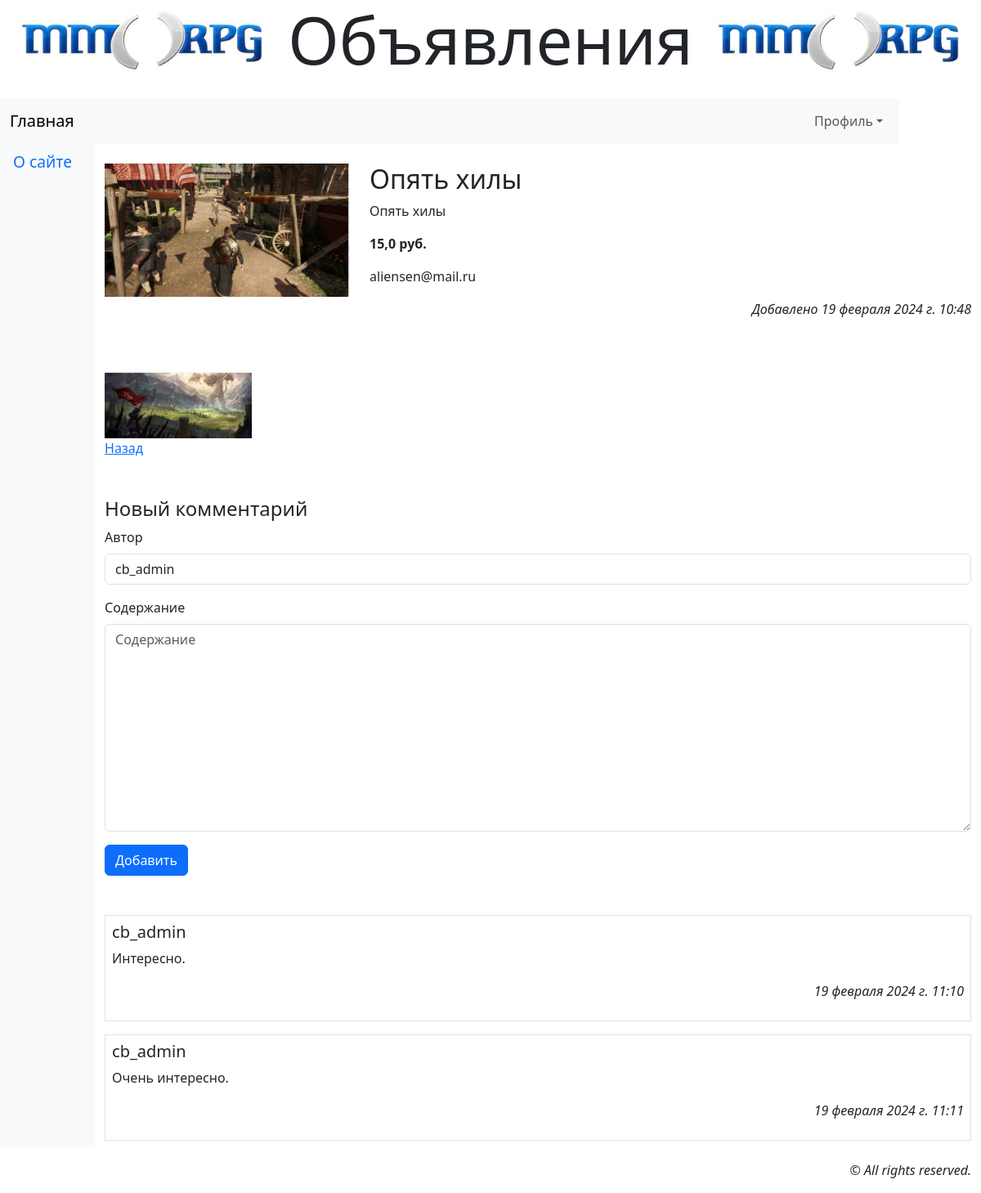
/3/2/ (signed in), run on the app's committed database.
### board/models.py (models this page shows, shortened)
class Advert(models.Model):
    category = models.ForeignKey('Category', null=True,
                                 on_delete=models.PROTECT,
                                 verbose_name='Категория')
    title = models.CharField(max_length=100, verbose_name='Заголовок')
    content = models.TextField(verbose_name='Описание')
    price = models.FloatField(default=0, verbose_name='Цена')
    contacts = models.TextField(verbose_name='Контакты')
    image = models.ImageField(blank=True, upload_to=get_timestamp_path,
                              verbose_name='Изображение')
    author = models.ForeignKey(AdvUser, default='', on_delete=models.CASCADE,
                               verbose_name='Автор объявления')
    is_active = models.BooleanField(default=True, db_index=True,
                                    verbose_name='Выводить в списке?')
    created_at = models.DateTimeField(auto_now_add=True, db_index=True,
                                      verbose_name='Опубликовано')
    class Meta:
        verbose_name_plural = 'Объявления'
        verbose_name = 'Объявление'
        ordering = ['-created_at']

class AdditionalImage(models.Model):
    ad = models.ForeignKey(Advert, on_delete=models.CASCADE,
                           verbose_name='Объявление')
    image = models.ImageField(upload_to=get_timestamp_path,
                              verbose_name='Изображение')
    class Meta:
        verbose_name_plural = 'Дополнительные иллюстрации'
        verbose_name = 'Дополнительная иллюстрация'

class Comment(models.Model):
    ad = models.ForeignKey(Advert, on_delete=models.CASCADE,
                           verbose_name='Объявление')
    author = models.CharField(max_length=30, verbose_name='Автор')
    content = models.TextField(verbose_name='Содержание')
    is_active = models.BooleanField(default=True, db_index=True,
                                    verbose_name='Выводить на экран?')
    created_at = models.DateTimeField(auto_now_add=True, db_index=True,
                                      verbose_name='Опубликован')
    class Meta:
        verbose_name_plural = 'Комментарии'
        verbose_name = 'Комментарий'
        ordering = ['created_at']

### board/views.py (the view, shortened to what this page needs)
# urls.py: path('<int:category_pk>/<int:pk>/', ad_detail, name='ad_detail'),
def ad_detail(request, category_pk, pk):
    ad = Advert.objects.get(pk=pk)
    initial = {'ad': ad.pk}
    if request.user.is_authenticated:
        initial['author'] = request.user.username
        form_class = UserCommentForm
    form = form_class(initial=initial)
    ais = ad.additionalimage_set.all()
    comments = Comment.objects.filter(ad=pk, is_active=True)
    context = {'ad': ad, 'ais': ais, 'comments': comments, 'form': form}
    return render(request, 'main/ad_detail.html', context)

### board/forms.py
class UserCommentForm(forms.ModelForm):
    class Meta:
        model = Comment
        exclude = ('is_active',)
        widgets = {'ad': forms.HiddenInput}

### board/templates/main/ad_detail.html (shortened to what this page needs)
{% extends 'layout/basic.html' %}
{% load django_bootstrap5 %}
{% block content %}
<div class="row mt-3">
    {% if ad.image %}
    <div class="col-md-auto">
        <img src="{{ ad.image.url }}" class="main-image">
    </div>
    {% endif %}
    <div class="col">
        <h2>{{ ad.title }}</h2>
        <p>{{ ad.content }}</p>
        <p class="fw-bold">{{ ad.price }} руб.</p>
        <p>{{ ad.contacts }}</p>
        <p class="text-end fst-italic">Добавлено {{ ad.created_at }}</p>
    </div>
</div>
{% if ais %}
<div class="d-flex justify-content-between flex-wrap mt-5">
    {% for ai in ais %}
    <div class="d-flex justify-content-center align-items-center">
        <img class="additional-image" src="{{ ai.image.url }}">
    </div>
    {% endfor %}
</div>
{% endif %}
<p><a href="{% url 'board:category_ads' pk=ad.category.pk %}{{ all }}">
      Назад</a></p>
<h4 class="mt-5">Новый комментарий</h4>
<form method="post">
    {% bootstrap_form form layout='horizontal' %}
    {% bootstrap_button 'Добавить' %}
</form>
{% if comments %}
<div class="vstack gap-3 mt-5">
    {% for comment in comments %}
    <div class="p-2 border">
        <h5>{{ comment.author }}</h5>
        <p>{{ comment.content }}</p>
        <p class="text-end fst-italic">{{ comment.created_at }}</p>
    </div>
    {% endfor %}
</div>
{% endif %}
{% endblock %}

### board/static/main/style.css (style rules this page uses)
img.main-image { width: 300px; }
img.additional-image { width: 180px; }

### data on the page
Advert: image (picture), title "Опять хилы", content "Опять хилы", price "15,0", contacts "aliensen@mail.ru", created_at "19 февраля 2024 г. 10:48"
AdditionalImage: image (picture)
Comment: author "cb_admin", content "Интересно.", created_at "19 февраля 2024 г. 11:10"
Comment: author "cb_admin", content "Очень интересно.", created_at "19 февраля 2024 г. 11:11"
